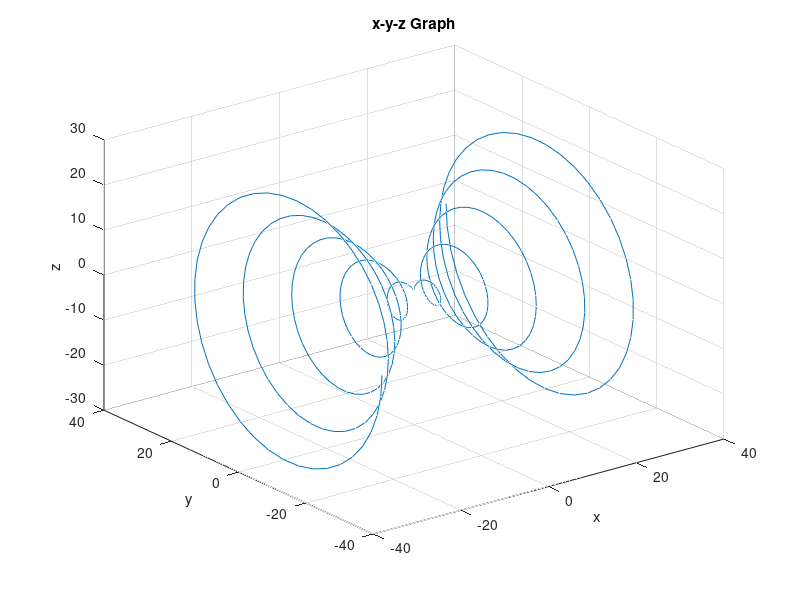

Here is the MATLAB script that generated this plot:
clc; clear;

x = -10*pi:pi/20:10*pi;
y = x.*cos(x);
z = x.*sin(x);

plot3(x, y, z);
title('x-y-z Graph');
xlabel('x'); ylabel('y'); zlabel('z');
grid on
